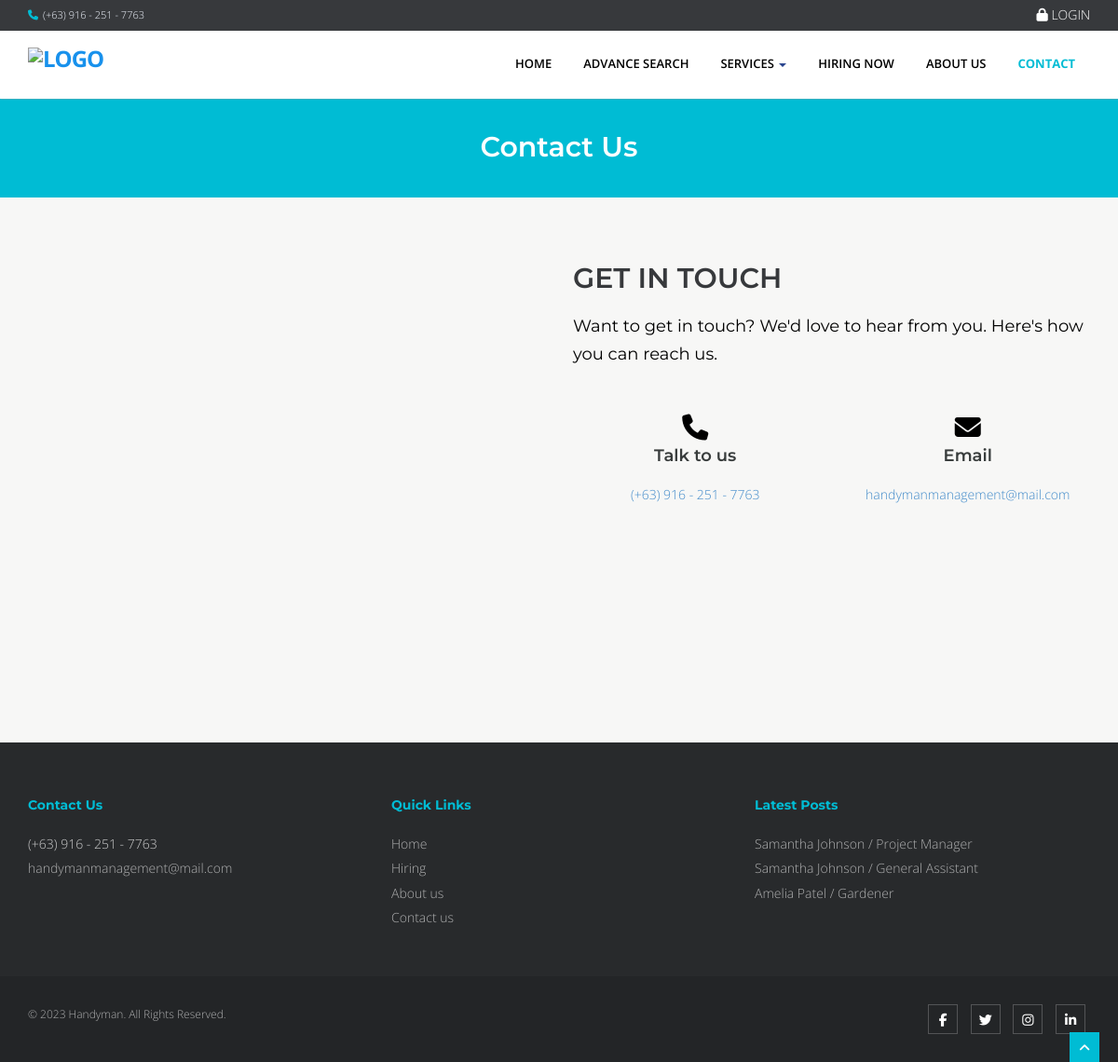
/index.php?q=Contact, run on the app's committed database.
### tables this page shows
CREATE TABLE `tbljob` (
  `JOBID` int(11) NOT NULL,
  `client_user` varchar(244) NOT NULL,
  `CATEGORY` varchar(250) NOT NULL,
  `OCCUPATIONTITLE` varchar(90) NOT NULL,
  `SALARIES` double NOT NULL,
  `DURATION_EMPLOYEMENT` varchar(90) NOT NULL,
  `QUALIFICATION_WORKEXPERIENCE` text NOT NULL,
  `JOBDESCRIPTION` text NOT NULL,
  `job_address` text NOT NULL,
  `JOBSTATUS` varchar(90) NOT NULL,
  `DATEPOSTED` datetime NOT NULL,
  `client_id` int(24) NOT NULL,
  `COMPANYID` int(11) NOT NULL,
  `client_no` varchar(11) NOT NULL,
  `client_email` varchar(244) NOT NULL
);

### index.php (called while the page is built, shortened)
<?php
require_once("include/initialize.php");
$view = (isset($_GET['q']) && $_GET['q'] != '') ? $_GET['q'] : '';
switch ($view) {
	case 'Contact' :
        $title='Contact Us';
		break;
}
require_once("theme/templates.php");
?>

### include/database.php (called while the page is built, shortened)
<?php
class Database {
	var $sql_string = '';
	private $conn;
	public function open_connection() {
		$this->conn = mysqli_connect(server,user,pass);
		if(!$this->conn){
			echo "Problem in database connection! Contact administrator!";
			exit();
		}else{
			$db_select = mysqli_select_db($this->conn,database_name);
		}
	}
	function setQuery($sql='') {
		$this->sql_string=$sql;
	}
	function executeQuery() {
		$result = mysqli_query($this->conn,$this->sql_string);
		return $result;
	}
	private function confirm_query($result) {
		return $result;
	}
	function loadResultList( $key='' ) {
		$cur = $this->executeQuery();
		$array = array();
		while ($row = mysqli_fetch_object($cur)) {
			if ($key) {
				$array[$row->$key] = $row;
			} else {
				$array[] = $row;
			}
		}
		return $array;
	}
}
$mydb = new Database();
?>

### theme/templates.php (the view, shortened to what this page needs)
<!DOCTYPE html>
<html lang="en">
<head>
<link href="<?php echo web_root; ?>plugins/home-plugins/css/bootstrap.min.css" rel="stylesheet" />
<link href="<?php echo web_root; ?>plugins/home-plugins/css/fancybox/jquery.fancybox.css" rel="stylesheet">
<link href="<?php echo web_root; ?>plugins/home-plugins/css/flexslider.css" rel="stylesheet" />
<link href="<?php echo web_root; ?>plugins/home-plugins/css/style.css" rel="stylesheet" />
<link rel="stylesheet" href="<?php echo web_root;?>plugins/font-awesome/css/font-awesome.min.css">
<link rel="stylesheet" href="<?php echo web_root;?>plugins/dataTables/jquery.dataTables.min.css">
<link rel="stylesheet" href="<?php echo web_root;?>plugins/dataTables/jquery.dataTables_themeroller.css">
<link href="<?php echo web_root; ?>plugins/datepicker/bootstrap-datetimepicker.min.css" rel="stylesheet" media="screen">
<link href="<?php echo web_root; ?>plugins/datepicker/datepicker3.css" rel="stylesheet" media="screen">
</head>
<body>
<div id="wrapper" class="home-page">
  <header>
        <div class="topbar navbar-fixed-top">
          <div class="container">
            <div class="row">
              <div class="col-md-12">
               <p class="pull-left hidden-xs"><i class="fa fa-phone"></i>(+63) 916 - 251 - 7763</p>
                <?php if (isset($_SESSION['APPLICANTID'])) {
                    $sql = "SELECT count(*) as 'COUNTNOTIF' FROM `tbljob` ORDER BY `DATEPOSTED` DESC";
                    $mydb->setQuery($sql);
                    $showNotif = $mydb->loadSingleResult();
                    $notif =isset($showNotif->COUNTNOTIF) ? $showNotif->COUNTNOTIF : 0;
                    $applicant = new Applicants();
                    $appl  = $applicant->single_applicant($_SESSION['APPLICANTID']);
                    $sql ="SELECT count(*) as 'COUNT' FROM `tbljobregistration` WHERE `PENDINGAPPLICATION`=0 AND `HVIEW`=0 AND `APPLICANTID`='{$appl->APPLICANTID}'";
                    $mydb->setQuery($sql);
                    $showMsg = $mydb->loadSingleResult();
                    $msg =isset($showMsg->COUNT) ? $showMsg->COUNT : 0;
                    echo ' <p class="pull-right login">
                    <a title="View Message(s)" href="'.web_root.'applicant/index.php?view=message"> <i class="fa fa-envelope-o"></i> <span class="label label-danger">'.$msg.'</span></a>&nbsp;
                    <a title="View Notification(s)" href="'.web_root.'applicant/index.php?view=notification"> <i class="fa fa-bell-o"></i> <span class="label label-danger">'.$notif.'</span></a> |
                    <a title="View Profile" href="'.web_root.'applicant/"> <i class="fa fa-user"> </i> '. $appl->FNAME. ' '.$appl->LNAME .' </a> | <a href="'.web_root.'logout.php" onclick="return confirm(\'Are you sure you want to log out?\');" >  <i class="fa fa-sign-out"> </i> LOGOUT</a> </p>';
                    }else{ ?>
                      <p class="pull-right login"><a data-target="#myModal" data-toggle="modal" href=""> <i class="fa fa-lock"></i> LOGIN </a>
                <?php } ?>
              </div>
            </div>
          </div>
        </div>
        <div style="min-height: 30px;"></div>
        <div class="navbar navbar-default navbar-static-top" >
            <div class="container">
                <div class="navbar-header">
                  <a class="navbar-brand" href="<?php echo web_root; ?>index.php"><img src="<?php echo web_root; ?>plugins/home-plugins/img/logo.png" alt="logo" style="height: 40px"/></a>
                </div>
                <div class="navbar-collapse collapse ">
                    <ul class="nav navbar-nav">
                        <li class="<?php echo !isset($_GET['q'])? 'active' :''?>"><a href="<?php echo web_root; ?>index.php">Home</a></li>
                        <li class="<?php  if(isset($_GET['q'])) { if($_GET['q']=='advancesearch'){ echo 'active'; }else{ echo ''; }} ?>"><a href="<?php echo web_root; ?>index.php?q=advancesearch">Advance Search</a></li>
                        <li class="dropdown <?php if(isset($_GET['q'])) { if($_GET['q']=='category'){ echo 'active'; }else{ echo ''; }} ?>">
                          <a href="#" data-toggle="dropdown" class="dropdown-toggle">Services <b class="caret"></b></a>
                            <?php
                            $sql = "SELECT * FROM `tblcategory` WHERE `SERVICE_TYPE`='Virtual Services' LIMIT 5";
                            $mydb->setQuery($sql);
                            $sql = "SELECT * FROM `tblcategory` WHERE `SERVICE_TYPE`='Physical Services' LIMIT 5";
                            $mydb->setQuery($sql);
                            $sql = "SELECT * FROM `tblcategory` WHERE `SERVICE_TYPE` NOT IN ('Virtual Services', 'Physical Services') LIMIT 5";
                            $mydb->setQuery($sql);
                            ?>
                        </li>
                        <li class="<?php  if(isset($_GET['q'])) { if($_GET['q']=='hiring'){ echo 'active'; }else{ echo ''; }} ?>"><a href="<?php echo web_root; ?>index.php?q=hiring">Hiring Now</a></li>
                        <li class="<?php  if(isset($_GET['q'])) { if($_GET['q']=='About'){ echo 'active'; }else{ echo ''; }}  ?>"><a href="<?php echo web_root; ?>index.php?q=About">About Us</a></li>
                        <li class="<?php  if(isset($_GET['q'])) { if($_GET['q']=='Contact'){ echo 'active'; }else{ echo ''; }}  ?>"><a href="<?php echo web_root; ?>index.php?q=Contact">Contact</a></li>
                    </ul>
                </div>
            </div>
        </div>
  </header>
      <?php
      if (isset($_GET['q'])) {
        echo '<section id="inner-headline">
            <div class="container">
                <div class="row">
                    <div class="col-lg-12">
                        <h2 class="pageTitle">'.$title.'</h2>
                    </div>
                </div>
            </div>
            </section>';
      }
        ?>
  <footer>
  <div class="container">
    <div class="row">
      <div class="col-md-4 col-sm-4">
        <div class="widget">
          <h5 class="widgetheading">Contact Us</h5>
          <p>
            <ul class="link-list">
              <li><i class="icon-phone"></i> (+63) 916 - 251 - 7763</li>
              <li><i class="icon-envelope-alt"></i><a href = "mailto: handymanmanagement@mail.com?subject = Feedback&body = Message">handymanmanagement@mail.com</a></li>
            </ul>
          </p>
        </div>
      </div>
      <div class="col-md-4 col-sm-4">
        <div class="widget">
          <h5 class="widgetheading">Quick Links</h5>
          <ul class="link-list">
            <li><a href="<?php echo web_root; ?>index.php">Home</a></li>
            <li><a href="<?php echo web_root; ?>index.php?q=hiring">Hiring</a></li>
            <li><a href="<?php echo web_root; ?>index.php?q=About">About us</a></li>
            <li><a href="<?php echo web_root; ?>index.php?q=Contact">Contact us</a></li>
          </ul>
        </div>
      </div>
      <div class="col-md-4 col-sm-4">
        <div class="widget">
          <h5 class="widgetheading">Latest Posts</h5>
          <ul class="link-list">
            <?php
                  $sql = "SELECT * FROM `tblcompany` c,`tbljob` j WHERE c.`COMPANYID`=j.`COMPANYID`   ORDER BY DATEPOSTED DESC LIMIT 3" ;
                  $mydb->setQuery($sql);
                  $cur = $mydb->loadResultList();
                  foreach ($cur as $result) {
                   echo '<li><a href="'.web_root.'index.php?q=viewjob&search='.$result->JOBID.'">'.$result->client_user.' / '.ucfirst($result->OCCUPATIONTITLE).'</a></li>';
                  }
              ?>
          </ul>
        </div>
      </div>
    </div>
  </div>
  <div id="sub-footer">
    <div class="container">
      <div class="row">
        <div class="col-lg-6">
          <div class="copyright">
            <p>
              <span>&copy; 2023 Handyman. All Rights Reserved.
            </p>
          </div>
        </div>
        <div class="col-lg-6">
          <ul class="social-network">
            <li><a href="#" data-placement="top" title="Facebook"><i class="fa fa-facebook"></i></a></li>
            <li><a href="#" data-placement="top" title="Twitter"><i class="fa fa-twitter"></i></a></li>
            <li><a href="#" data-placement="top" title="Instagram"><i class="fa fa-instagram"></i></a></li>
            <li><a href="#" data-placement="top" title="Linkedin"><i class="fa fa-linkedin"></i></a></li>
          </ul>
        </div>
      </div>
    </div>
  </div>
  </footer>
</div>
<a href="#" class="scrollup"><i class="fa fa-angle-up active"></i></a>
</body>
</html>

### theme/templates.php (style rules this page uses)
.login a { font-size: 14px; color: #fff; padding:0px; }

### Contact.php (style rules this page uses)
* { box-sizing: border-box; }
.row:after { content: ""; display: table; clear: both; }

### data on the page
tbljob: client_user "Samantha Johnson", OCCUPATIONTITLE "Project Manager"
tbljob: client_user "Samantha Johnson", OCCUPATIONTITLE "General Assistant"
tbljob: client_user "Amelia Patel", OCCUPATIONTITLE "Gardener"

### other printed values
$title "Contact Us"
